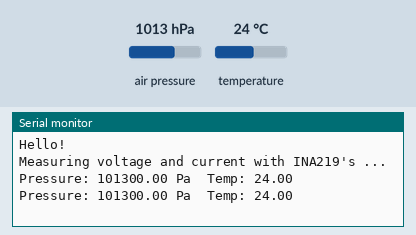
Recording of a sketch running on a simulated Arduino Uno, built with avr-gcc and run on an emulated ATmega328P. Parts: the last lines printed to the serial monitor. The inputs (shaded band) are chosen by the test bench; at power-on: air pressure 1013 hPa, temperature 24 °C.

Above: at 5.8 s.
5.9 s: air pressure set to 952 hPa
At 11.3 s:
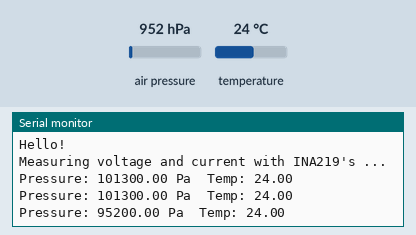
11.9 s: temperature set to 12 °C
At 16.5 s:
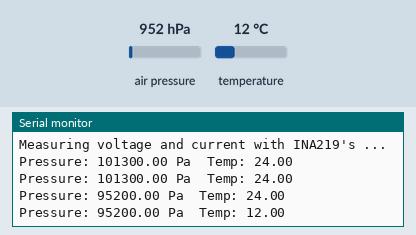
17.9 s: air pressure set to 975 hPa
At 20.4 s:
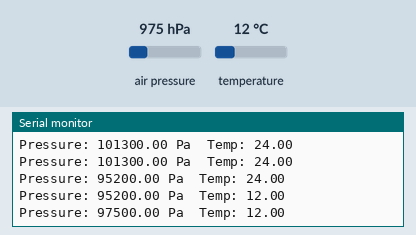
Timing chart, 0 to 21.9 s (numbered marks = the images above; inputs shaded):
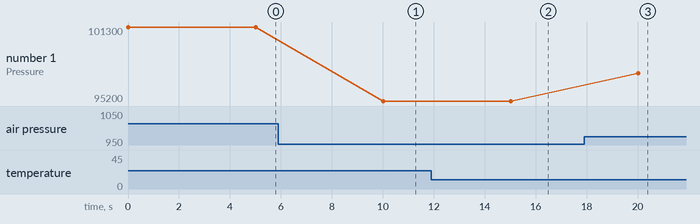

Measured:
- after the input at 5.9 s, the serial monitor: prints a new line after 4.1 s (image 1)
- after the input at 11.9 s, the serial monitor: prints a new line after 3.1 s (image 2)
- after the input at 17.9 s, the serial monitor: prints a new line after 2.1 s (image 3)
- plotted number 1: 101300 → 95200 after the input at 5.9 s, 95200 → 97500 after the input at 17.9 s

The sketch:

Sandbox.ino
```cpp
#include <Wire.h>
#include <Adafruit_INA219.h>
#include <Adafruit_Sensor.h>
#include "Adafruit_BMP280.h"
#include <SPI.h>
#include <SD.h>

Adafruit_BMP280 bmp;
Adafruit_INA219 ina219_A(0x40);//Arduino,esp
Adafruit_INA219 ina219_B(0x41);//panou cablu lung
Adafruit_INA219 ina219_C(0x44);//panou cablu scurt
Adafruit_INA219 ina219_D(0x45);//load 2 panou mobil

void setup(void)
{
  Serial.begin(115200);

    ina219_A.begin();
    ina219_B.begin();
    ina219_C.begin();
    ina219_D.begin();
    bmp.begin();
  Serial.println("Hello!");
  /*if (! ina219_A.begin()&&!ina219_B.begin()&&!ina219_C.begin()&&!ina219_D.begin()) {
    Serial.println("Failed to find INA219 chip");
    while (1) { delay(10); }
  }*/

  Serial.println("Measuring voltage and current with INA219's ...");
}
float pressure;
float temperature;

float shuntvoltage = 0;
float busvoltage = 0;
float current_mA = 0;
float loadvoltage = 0;
float power_mW = 0;


void loop(void)
{
  pressure = bmp.readPressure();
	temperature = bmp.readTemperature();
  Serial.print(F("Pressure: "));
    Serial.print(pressure);
    Serial.print(" Pa");
    Serial.print("\t");
    Serial.print(("Temp: "));
    Serial.print(temperature);
    Serial.println();
  //=======================================================================================================INA219
  //shuntvoltage = ina219_A.getShuntVoltage_mV();
  //busvoltage = ina219_A.getBusVoltage_V();
  //current_mA = ina219_A.getCurrent_mA();
  //power_mW = ina219_A.getPower_mW();
  //loadvoltage = busvoltage + (shuntvoltage / 1000);
  //
  //Serial.print("A  A  Bus Voltage:   "); Serial.print(busvoltage); Serial.println(" V");
  //Serial.print("A  A  Shunt Voltage: "); Serial.print(shuntvoltage); Serial.println(" mV");
  //Serial.print("A  A  Load Voltage:  "); Serial.print(loadvoltage); Serial.println(" V");
  //Serial.print("A  A  Current:       "); Serial.print(current_mA); Serial.println(" mA");
  //Serial.print("A  A  Power:         "); Serial.print(power_mW); Serial.println(" mW");
  //Serial.println("");
  //
  //shuntvoltage = ina219_B.getShuntVoltage_mV();
  //busvoltage = ina219_B.getBusVoltage_V();
  //current_mA = ina219_B.getCurrent_mA();
  //power_mW = ina219_B.getPower_mW();
  //loadvoltage = busvoltage + (shuntvoltage / 1000);
  //
  //Serial.print("B  B  Bus Voltage:   "); Serial.print(busvoltage); Serial.println(" V");
  //Serial.print("B  B  Shunt Voltage: "); Serial.print(shuntvoltage); Serial.println(" mV");
  //Serial.print("B  B  Load Voltage:  "); Serial.print(loadvoltage); Serial.println(" V");
  //Serial.print("B  B  Current:       "); Serial.print(current_mA); Serial.println(" mA");
  //Serial.print("B  B  Power:         "); Serial.print(power_mW); Serial.println(" mW");
  //Serial.println("");
  //shuntvoltage = ina219_C.getShuntVoltage_mV();
  //busvoltage = ina219_C.getBusVoltage_V();
  //current_mA = ina219_C.getCurrent_mA();
  //power_mW = ina219_C.getPower_mW();
  //loadvoltage = busvoltage + (shuntvoltage / 1000);
  //
  //Serial.print("C  C  Bus Voltage:   "); Serial.print(busvoltage); Serial.println(" V");
  //Serial.print("C  C  Shunt Voltage: "); Serial.print(shuntvoltage); Serial.println(" mV");
  //Serial.print("C  C  Load Voltage:  "); Serial.print(loadvoltage); Serial.println(" V");
  //Serial.print("C  C  Current:       "); Serial.print(current_mA); Serial.println(" mA");
  //Serial.print("C  C  Power:         "); Serial.print(power_mW); Serial.println(" mW");
  //Serial.println("");
  //shuntvoltage = ina219_D.getShuntVoltage_mV();
  //busvoltage = ina219_D.getBusVoltage_V();
  //current_mA = ina219_D.getCurrent_mA();
  //power_mW = ina219_D.getPower_mW();
  //loadvoltage = busvoltage + (shuntvoltage / 1000);
  //
  //Serial.print("D  D  Bus Voltage:   "); Serial.print(busvoltage); Serial.println(" V");
  //Serial.print("D  D  Shunt Voltage: "); Serial.print(shuntvoltage); Serial.println(" mV");
  //Serial.print("D  D  Load Voltage:  "); Serial.print(loadvoltage); Serial.println(" V");
  //Serial.print("D  D  Current:       "); Serial.print(current_mA); Serial.println(" mA");
  //Serial.print("D  D  Power:         "); Serial.print(power_mW); Serial.println(" mW");
  //Serial.println("");
  //======================================================================================================INA219

  delay(5000);
}
```
